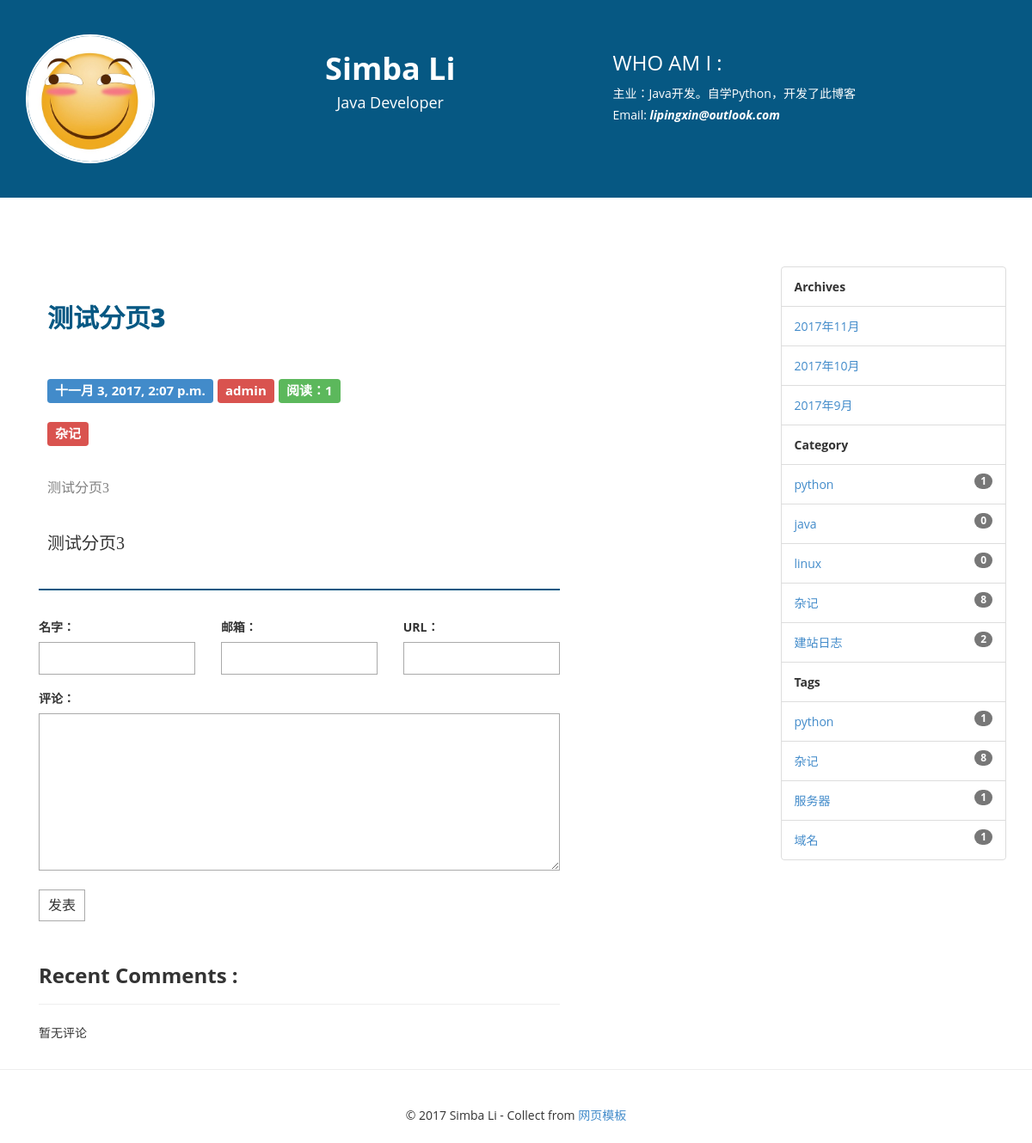
Screenshot of /post/9/ with the database file from the repository.
### blog/models.py (models this page shows, shortened)
class Post(models.Model):
    title = models.CharField(max_length=70)
    body = models.TextField()
    create_time = models.DateTimeField(auto_now_add=True)
    modified_time = models.DateTimeField(auto_now=True)
    excerpt = models.CharField(max_length=200, blank=True)
    category = models.ForeignKey(Category)
    tags = models.ManyToManyField(Tag, blank=True)
    author = models.ForeignKey(User)
    is_delete = models.IntegerField(default=1)
    views = models.PositiveIntegerField(default=0)
    def increase_views(self):
        self.views += 1
        self.save(update_fields=['views'])
    class Meta:
        ordering = ['-create_time']

class Tag(models.Model):
    name = models.CharField(max_length=50)

class Category(models.Model):
    name = models.CharField(max_length=100)

### blog/views.py (the view)
# urls.py: url(r'^post/(?P<pk>[0-9]+)/$', views.detail, name='detail'),
def detail(request, pk):
    post = get_object_or_404(Post, pk=pk)
    post.increase_views()
    post.body = markdown.markdown(post.body,
                                  extensions=[
                                      'markdown.extensions.extra',
                                      'markdown.extensions.codehilite',
                                      'markdown.extensions.toc', ])
    form = CommentForm()
    comments = post.comments_set.all()
    context = {'post': post,
               'form': form,
               'comments': comments}
    return render(request, 'blog/detail.html', context=context)

### comments/forms.py
class CommentForm(forms.ModelForm):
    class Meta:
        model = Comments
        fields = ['name', 'email', 'url', 'text']

### blog/templatetags/blog_tags.py (called while the page is built)
@register.simple_tag()
def archives():
    return Post.objects.dates('create_time', 'month', order='DESC')

@register.simple_tag()
def get_categories():
    return Category.objects.all()

@register.simple_tag()
def get_tags():
    return Tag.objects.annotate(num_post=Count('post'))

### templates/blog/detail.html (shortened to what this page needs)
{% extends 'layout.html' %}
{% block main %}
<div class="col-md-9">
    <div class="blog-main">
        <div class="heading-blog">
            {{ post.title }}
        </div>
        <div class="blog-info">
            <span class="label label-primary">{{ post.create_time }}</span>
            <span class="label label-danger">{{ post.author }}</span>
            <span class="label label-success">阅读：{{ post.views }}</span>
            <br/>
            <br/>
            {% for tag in post.tags.all %}
                <span class="label label-danger" {% if not forloop.first %} style="margin-left: 5px;" {% endif %}>
                    <a href="{% url 'blog:tag' tag.pk %}" style="color: #fff;">{{ tag.name }}</a>
                </span>
            {% endfor %}
        </div>
        <div class="blog-txt" style="font-size:16px;color: #808080">
            {{ post.excerpt }}
        </div>
        <div class="blog-txt">
            {{ post.body | safe }}
        </div>
    </div>
    <div>
        <form action="{% url 'comment:post_comment' post.pk %}" method="post" class="comment-form">
            <div class="row">
                <div class="col-md-4">
                    <label for="{{ form.name.id_for_label }}">名字：</label>
                    {{ form.name }}
                </div>
                <div class="col-md-4">
                    <label for="{{ form.email.id_for_label }}">邮箱：</label>
                    {{ form.email }}
                </div>
                <div class="col-md-4">
                    <label for="{{ form.url.id_for_label }}">URL：</label>
                    {{ form.url }}
                </div>
                <div class="col-md-12">
                    <label for="{{ form.text.id_for_label }}">评论：</label>
                    {{ form.text }}
                    <button type="submit" class="comment-btn">发表</button>
                </div>
            </div>
        </form>
    </div>
    <h3 style="margin-top: 50px"><strong>Recent Comments :</strong></h3>
    <hr/>
    <ul class="media-list">
        {% for comment in comments %}
            <li class="media">
                <div class="media-body">
                    <h4 class="media-heading">
                        <pre>{{ comment.name }}</pre>：
                        <time style="font-size: small; color: grey">{{ comment.create_time }}</time>
                    </h4>
                    <p>
                        <pre>{{ comment.text }}</pre>
                    </p>
                </div>
            </li>
        {% empty %}
            暂无评论
        {% endfor %}
    </ul>
</div>
{% endblock main %}

### templates/layout.html (shortened to what this page needs)
{% load staticfiles %}
{% load blog_tags %}
<!DOCTYPE html>
<html xmlns="http://www.w3.org/1999/xhtml">
<head>
    <link href="{% static 'blog/css/bootstrap.css' %}" rel="stylesheet"/>
    <link href="{% static 'blog/css/font-awesome.css' %}" rel="stylesheet"/>
    <link href="{% static 'blog/css/style.css' %}" rel="stylesheet"/>
    <link href="{% static 'blog/css/highlights/github.css' %}" rel="stylesheet">
</head>
<body>
<section class="header-section">
    <div class="container">
        <div class="row">
            <div class="col-md-2">
                <a href="{% url 'blog:index' %}">
                    <img src="{% static 'blog/img/headimage.jpg' %}" class="img-circle img-responsive"/>
                </a>
            </div>
            <div class="col-md-5 text-center">
                <h1><strong>Simba Li </strong></h1>
                <h4>Java Developer</h4>
            </div>
            <div class="col-md-5">
                <h3>WHO AM I :</h3>
                主业：Java开发。自学Python，开发了此博客
                <br />
                Email: <i><strong>lipingxin@outlook.com</strong></i>
            </div>
        </div>
    </div>
</section>
<section>
    <div class="container">
        <div class="row">
            <div class="col-md-2 spon-txt"></div>
        </div>
    </div>
</section>
<section>
    <div class="container">
        <div class="row">
            <div class="col-md-9">
            {% block main %}
            {% endblock main %}
            </div>
            <div class="col-md-3">
                <ul class="list-group">
                    <li class="list-group-item">
                        <strong>Archives</strong>
                    </li>
                    {% archives as date_list %}
                    {% for date in date_list %}
                        <li class="list-group-item">
                            <a href="{% url 'blog:archive' date.year date.month %}">
                                {{ date.year }}年{{ date.month }}月
                            </a>
                        </li>
                        {% empty %}
                        <li class="list-group-item">
                            <span class="badge">104</span>暂无归档
                        </li>
                    {% endfor %}
                    <li class="list-group-item">
                        <strong>Category</strong>
                    </li>
                    {% get_categories as categories %}
                    {% for category in categories %}
                        <li class="list-group-item">
                            <span class="badge">{{ category.post_set.count }}</span>
                            <a href="{% url 'blog:category' category.pk %}">
                                {{ category.name }}
                            </a>
                        </li>
                    {% endfor %}
                    <li class="list-group-item">
                        <strong>Tags</strong>
                    </li>
                    {% get_tags as tags %}
                    {% for tag in tags %}
                        <li class="list-group-item">
                            <span class="badge">{{ tag.num_post }}</span>
                            <a href="{% url 'blog:tag' tag.pk %}">
                                {{ tag.name }}
                            </a>
                        </li>
                    {% endfor %}
                </ul>
                <br/>
            </div>
        </div>
    </div>
</section>
<hr/>
<div class="container">
    <div class="row">
        <div class="col-md-12 text-center set-foot">
            &copy 2017 Simba Li - Collect from <a
                href="http://www.cssmoban.com/" title="网页模板" target="_blank">网页模板</a>
        </div>
    </div>
</div>
</body>
</html>

### blog/static/blog/css/style.css (style rules this page uses)
﻿ html, body { padding-top:0px; margin:0px; }
body { font-family: 'Open Sans', sans-serif; line-height:25px; font-size:14px; }
.header-section { background-color:#065883; color:#fff; padding:40px 5px; }
.header-section img { max-width:150px; border:2px solid #fff; }
.spon-txt { padding:40px 5px; font-size:25px; font-weight:800; }
.blog-main { padding:10px 5px; border-bottom:2px solid #065883; margin-bottom:30px; }
.heading-blog { font-size:30px; color:#065883; font-weight:800; padding:30px 5px; line-height:40px; }
.blog-info { padding:20px 5px; font-size:20px; font-weight:normal; }
.blog-txt { padding:20px 5px; font-family:Andalus ; font-size:20px; font-weight:normal; }
.set-foot { padding:20px 5px; }
.contact-form input, .comment-form input { border: 1px solid #aaa; margin-bottom: 15px; width: 100%; padding: 7px 15px; font-size: 16px; line-height: 100%; transition: 0.4s border-color linear; }
.contact-form textarea, .comment-form textarea { border: 1px solid #aaa; margin-bottom: 15px; width: 100%; padding: 7px 15px; font-size: 16px; line-height: 15px !important; min-height: 183px; transition: 0.4s border-color linear; }
.comment-form { margin-top: 15px; }
.comment-form .comment-btn { background-color: #fff; border: 1px solid #aaa; font-size: 16px; padding: 5px 10px; }

### rows the page displays
Post: title "测试分页3", create_time "十一月 3, 2017, 2:07 p.m.", author "admin", views "1", excerpt "测试分页3", body "测试分页3"
Tag: name "杂记", num_post "8"
Category: post_set.count "1", name "python"
Category: post_set.count "0", name "java"
Category: post_set.count "0", name "linux"
Category: post_set.count "8", name "杂记"
Category: post_set.count "2", name "建站日志"
Tag: num_post "1", name "python"
Tag: num_post "1", name "服务器"
Tag: num_post "1", name "域名"

### other values shown
{{ date.year }} "2017" "2017" "2017"
{{ date.month }} "11" "10" "9"
